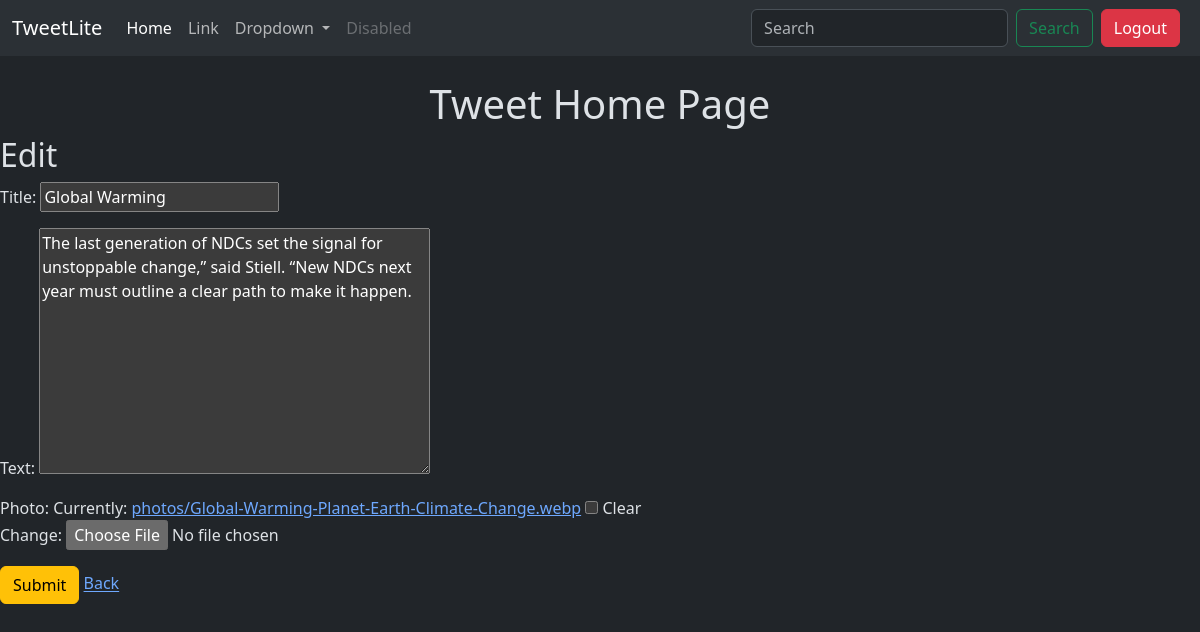
The page /tweet/5/edit/ (signed in) on the database its author committed.
### tweet/models.py (models this page shows, shortened)
class Tweet(models.Model):
    title = models.CharField(max_length=20, default='Here is a tweet')
    user = models.ForeignKey(User, on_delete=models.CASCADE)
    text = models.TextField(max_length=240)
    photo = models.ImageField(upload_to='photos/', blank=True, null=True)
    created_at = models.DateTimeField(auto_now_add=True)
    updated_at = models.DateTimeField(auto_now=True)

### tweet/views.py (the view)
# urls.py: path('<int:tweet_id>/edit/', views.tweet_edit, name='tweet_edit'),
@login_required
def tweet_edit(request, tweet_id):
    tweet = get_object_or_404(Tweet, pk=tweet_id, user=request.user)
    if request.method == 'POST':
        form = TweetForm(request.POST, request.FILES, instance=tweet)
        if form.is_valid():
            tweet = form.save(commit=False)
            tweet.user = request.user
            tweet.save()
            return redirect('tweet_list')
    else:
        form = TweetForm(instance=tweet)
    return render(request, 'tweet_form.html', {'form': form})

### tweet/forms.py
class TweetForm(forms.ModelForm):
    class Meta:
        model = Tweet
        fields = ['title', 'text', 'photo']

### tweet/templates/tweet_form.html (shortened to what this page needs)
{% extends "layout.html" %}
{% block content %}
<h1 class='mt-4 text-center'>Tweet Home Page</h1>
<h2>
    {% if form.instance.pk %}
    Edit
    {% else %}
    Create a Tweet
    {% endif %}
</h2>
<form method="post" enctype='multipart/form-data' class='form'>
    {{form.as_p}}
    <button class='btn btn-warning' type='submit'>Submit</button>
    <a href=" {% url "tweet_list" %} ">Back</a>
</form>
{% endblock %}

### rows shown on the page
Tweet: title "Global Warming", text "The last generation of NDCs set the signal for unstoppable change,” said Stiell. “New NDCs next year must outline a clear path to make it happen."
